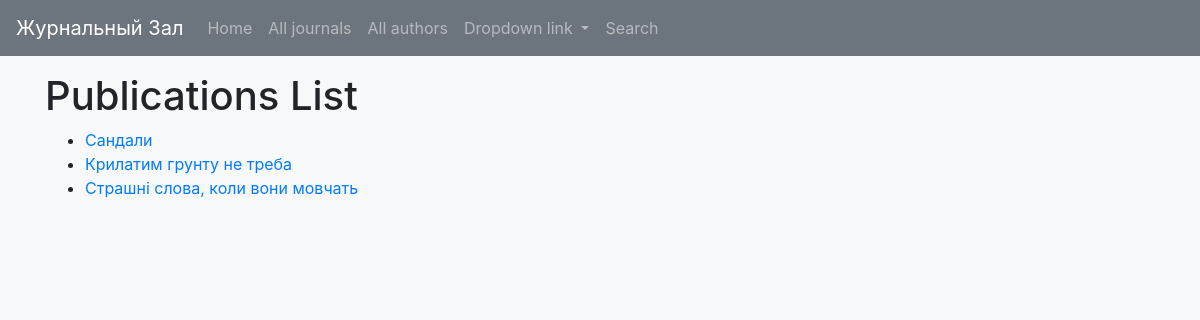
Before: /catalog/publications/ with the older database file.
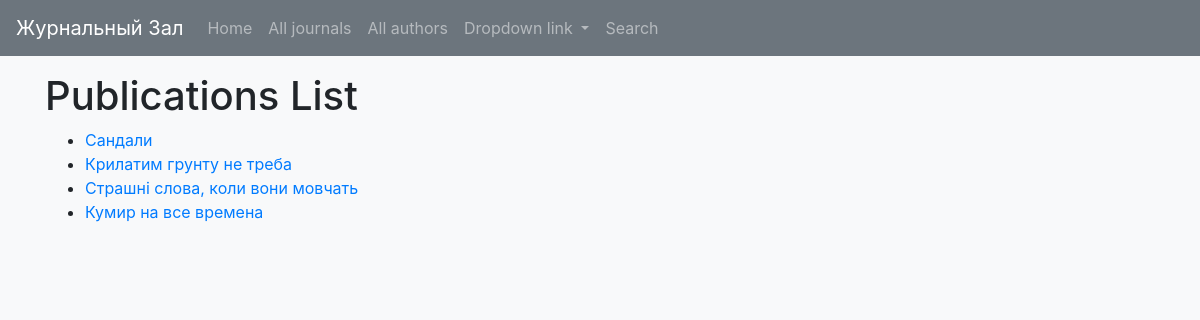
After: the same page with the newer database file.
### catalog/models.py (models this page shows, shortened)
class Publication(models.Model):
    title = models.TextField(help_text='Text of the publication', blank=True,)
    author = models.ForeignKey(Author, on_delete=models.SET_NULL, max_length=200, null=True,)
    journal = models.ForeignKey(Journal, on_delete=models.SET_NULL, max_length=200, null=True,)
    text = models.TextField(help_text='Text of the publication', blank=True,)
    year = models.IntegerField(null=True, blank=True, default=None,)
    issue = models.ForeignKey(Edition, on_delete=models.SET_NULL, max_length=200, null=True,)
    url = models.TextField(help_text='Text of the publication', blank=True,)
    def get_absolute_url(self):
        return reverse('publication-detail', args=[str(self.id)])

### catalog/views.py (the view)
# urls.py: path('publications/', views.PublicationListView.as_view(), name='publications'),
class PublicationListView(generic.ListView):
    model = Publication

### catalog/templates/catalog/publication_list.html
{% extends "catalog/base_generic.html" %}
{% block content %}
  <h1>Publications List</h1>
  {% if publication_list %}
  <ul>
    {% for publication in publication_list %}
      <li>
        <a href="{{ publication.get_absolute_url }}">{{ publication.title }}</a>
      </li>
    {% endfor %}
  </ul>
  {% else %}
    <p>There are no publications in the journal.</p>
  {% endif %}
{% endblock %}

Changed rows visible on the page:
added Publication: title "Кумир на все времена"
